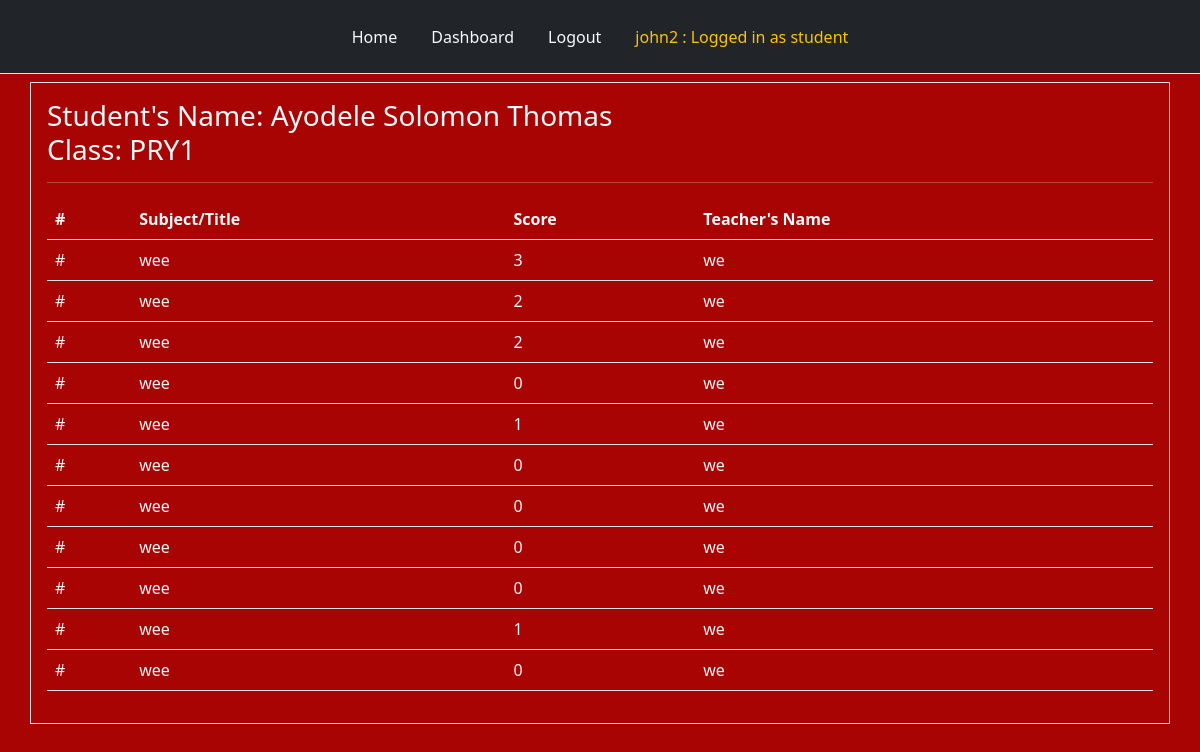
Page /results_student (signed in) on the earlier database version.
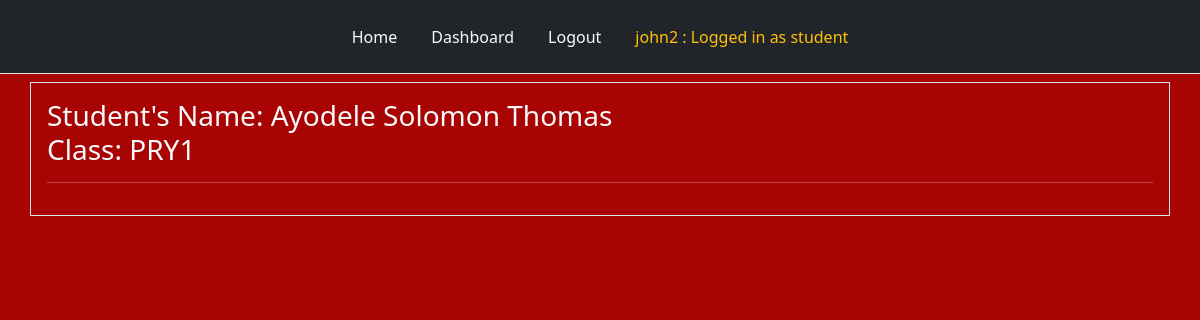
Same page on the later database version.
### tables this page shows
CREATE TABLE "students" (
	"id"	INTEGER,
	"name"	TEXT NOT NULL,
	"fullname"	TEXT NOT NULL,
	"password"	TEXT NOT NULL,
	"klass"	TEXT NOT NULL,
	PRIMARY KEY("id")
);

CREATE TABLE "completed" (
"id"INTEGER,
"student_name"TEXT NOT NULL,
"student_fullname"TEXT NOT NULL,
"klass"TEXT NOT NULL,
"test_id"INTEGER,
"title"TEXT NOT NULL,
"score"INTEGER,
"teacher_name"TEXT NOT NULL,
"teacher_fullname"TEXT NOT NULL,
PRIMARY KEY("id" AUTOINCREMENT)
);

### app.py (the view)
@app.route("/results_student", methods = ["POST", "GET"])
def results_student():
    user = get_current_user()
    db = connect_to_DB()
    klass = user[4]
    student_name = user[1]
    student_fullname = user[2]
    user_cursor = db.execute("SELECT * FROM completed WHERE student_name = ?", [student_name])
    results_student = user_cursor.fetchall()
    return render_template("results_student.html", user=user, results_student=results_student, klass=klass, student_fullname = student_fullname)

### app.py (called while the page is built)
@app.teardown_appcontext
def close_database(error):
    if hasattr(g, "app_database_db"):
        g.app_database_db.close()

def get_current_user():
    user_result = None
    if 'user' in session:
        user = session['user']
        db = getDatabase()
        student_cursor = db.execute("SELECT * FROM students WHERE name = ?", [user])
        student_result = student_cursor.fetchone()
        if student_result:
            user_result = student_result
        else:
            user_cursor = db.execute("SELECT * FROM users WHERE name = ?", [user])
            user_result = user_cursor.fetchone()
    return user_result

### database.py (called while the page is built)
def connect_to_DB():
    current_dir = os.path.dirname(os.path.abspath(__file__))
    db_file = os.path.join(current_dir, "app_database.db")
    sql = sqlite3.connect(db_file)
    sql.row_factory = sqlite3.Row
    return sql

def getDatabase():
    if not hasattr(g, "app_database_db"):
        g.app_database_db = connect_to_DB()
    return g.app_database_db

### templates/results_student.html (shortened to what this page needs)
{% from "nav.html" import links %}
<!doctype html>
<html lang="en">
  <head>
    <link href="https://cdn.jsdelivr.net/npm/bootstrap@5.2.3/dist/css/bootstrap.min.css" rel="stylesheet">
    <link rel="stylesheet" type="text/css" href="{{ url_for('static', filename = 'style.css') }}"
  </head>
  <body>
        <div class="header mb-2">
            {{ links(user) }}
        </div>
        <div class="question container border text-light p-3">
          <h3>
            Student's Name: {{ student_fullname }} <br> Class: {{ klass }}
          </h3>
          <hr style="color: white"/>
          <div class="list-group">
          {% if results_student %}
              <table class="table table-hover text-light">
                <thead>
                  <tr>
                    <th scope="col">#</th>
                    <th scope="col">Subject/Title</th>
                    <th scope="col">Score</th>
                    <th scope="col">Teacher's Name</th>
                  </tr>
                </thead>
                  {% for eachuser in results_student %}
                  <tbody>
                    <tr class="text-light">
                      <td>#</td>
                      <td>{{ eachuser['title'] }}</td>
                      <td>{{ eachuser['score'] }}</td>
                      <td>{{ eachuser['teacher_fullname'] }}</td>
                    </tr>
                  </tbody>
                  {% endfor %}
              </table>
          {% endif %}
          </div>
        </div>
  </body>
</html>

### templates/nav.html (shortened to what this page needs)
{% macro links(user) %}
<ul class="nav nav-tabs p-3 bg-dark justify-content-center">
    <li class="nav-item">
        <a class="nav-link text-light" aria-current="page" href="/">Home</a>
    </li>
    {% if user %}
    <li class="nav-item">
        <a class="nav-link text-light" href="{{ url_for('dashboard') }}">Dashboard</a>
    </li>
    <li class="nav-item">
        <a class="nav-link text-light" href="{{ url_for('logout') }}">Logout</a>
    </li>
    {% endif %}
    {% if user %}
        <li class="nav-item">
            <a class="nav-link text-warning" href="{{ url_for('dashboard') }}">
                {{ user['name'] }} : Logged in as
                {% if user['klass'] in ["KG1", "KG2", "NUR1", "NUR2", "PRY1", "PRY2", "PRY3", "PRY4", "PRY5", "PRY6"] %}
                    student
                {% else %}
                    {{ user['role'] }}
                {% endif %}
            </a>
        </li>
    {% endif %}
</ul>
{% endmacro %}

### static/style.css (style rules this page uses)
body { background-color: rgb(168, 4, 4); }

Differences in the rows shown:
removed completed: title "wee", score "3", teacher_fullname "we"
removed completed: title "wee", score "2", teacher_fullname "we"
removed completed: title "wee", score "2", teacher_fullname "we"
removed completed: title "wee", score "0", teacher_fullname "we"
removed completed: title "wee", score "1", teacher_fullname "we"
removed completed: title "wee", score "0", teacher_fullname "we"
removed completed: title "wee", score "0", teacher_fullname "we"
removed completed: title "wee", score "0", teacher_fullname "we"
removed completed: title "wee", score "0", teacher_fullname "we"
removed completed: title "wee", score "1", teacher_fullname "we"
removed completed: title "wee", score "0", teacher_fullname "we"
Other differences:
text no longer shown: "# Subject/Title Score Teacher's Name"
